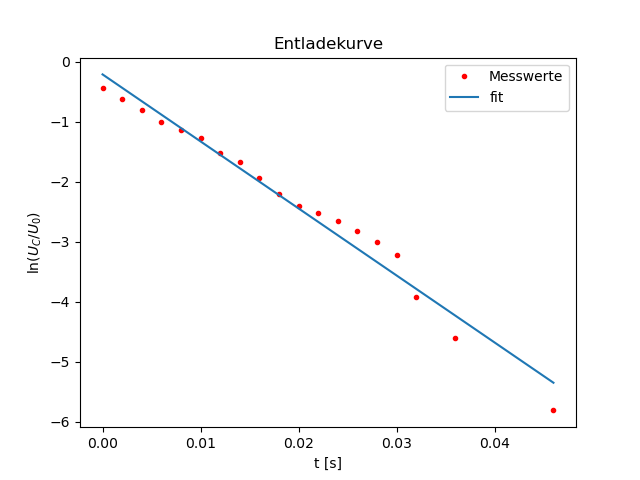

Reproduce this figure in Python.
import math
import numpy as np 
import matplotlib.pyplot as plt 
import uncertainties as unc 
import uncertainties.unumpy as unp 
from uncertainties import ufloat
import scipy.constants as const
from scipy.optimize import curve_fit

e, U = np.genfromtxt('1.txt', unpack=True)
def fit(x, a, b):
   return (-1/a)*x+b
u = (U/1)
print(u)

t = e*0.001

plt.plot(t, np.log(u), 'r.', label=r'Messwerte')
plt.plot(t, fit(t, 0.00895, -0.2083), label=r'fit')
plt.legend()
plt.xlabel('t [s]')
plt.ylabel('$ \ln(U_C/U_0) $')
plt.title('Entladekurve')
plt.savefig('1.png')
plt.show()




params, covariance_matrix = curve_fit(fit, t, np.log(u), p0=(0.007, -0.209)) 

uncertainties = np.sqrt(np.diag(covariance_matrix))

for name, value, uncertainty in zip('ab', params, uncertainties): 
    print(f'{name} = {value:8.5f} ± {uncertainty:.5f}')


